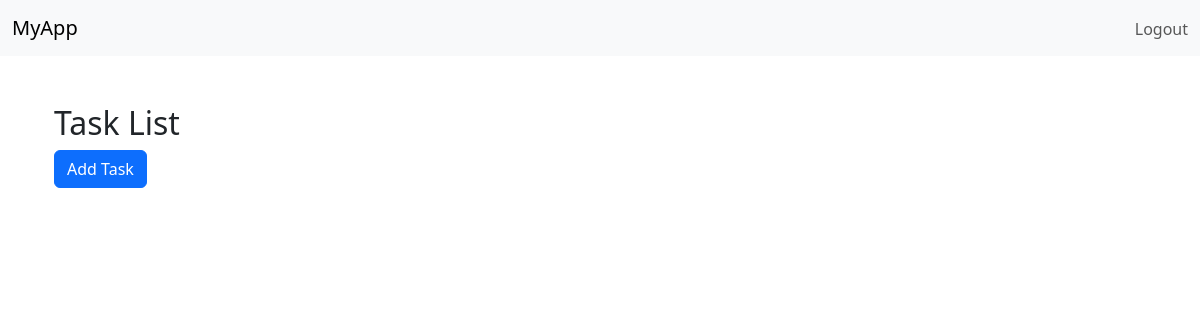
The app's page /tasks/ (signed in), older data.
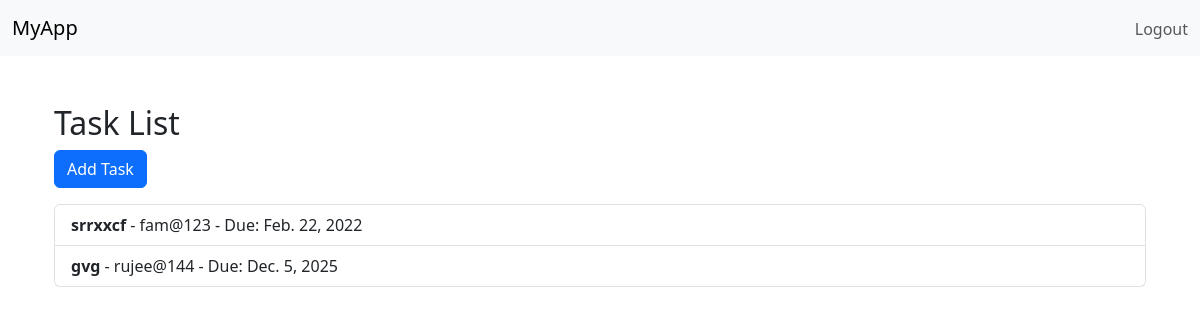
The same page, newer data.
### accounts/models.py (models this page shows, shortened)
class Task(models.Model):
    title=models.CharField(max_length=100)
    description=models.TextField()
    due_date=models.DateField()
    assigned_to=models.ForeignKey(User, on_delete=models.CASCADE)

### accounts/views.py (the view)
# urls.py: path('tasks/', views.task_list, name='task_list'),
@login_required
def task_list(request):
    tasks = Task.objects.all()
    return render(request, 'task_list.html', {'tasks': tasks})

### accounts/templates/task_list.html
{% extends 'base.html' %}
{% block content %}
  <div class="container mt-5">
    <h2>Task List</h2>
    <a href="{% url 'add_task' %}" class="btn btn-primary mb-3">Add Task</a>
    <ul class="list-group">
      {% for task in tasks %}
        <li class="list-group-item">
          <strong>{{ task.title }}</strong> - {{ task.assigned_to.username }} - Due: {{ task.due_date }}
        </li>
      {% endfor %}
    </ul>
  </div>
{% endblock %}

### accounts/templates/base.html (shortened to what this page needs)
<!DOCTYPE html>
<html>
<head>
    <link href="https://cdn.jsdelivr.net/npm/bootstrap@5.3.0/dist/css/bootstrap.min.css" rel="stylesheet">
</head>
<body>
    <nav class="navbar navbar-expand-lg navbar-light bg-light">
      <div class="container-fluid">
        <a class="navbar-brand" href="#">MyApp</a>
        <div class="collapse navbar-collapse">
          <ul class="navbar-nav ms-auto">
            {% if user.is_authenticated %}
              <li class="nav-item">
                <form method="post" action="{% url 'logout' %}" style="display: inline;">
                  <button type="submit" class="btn btn-link nav-link" style="display: inline; padding: 0;">
                    Logout
                  </button>
                </form>
              </li>
            {% endif %}
          </ul>
        </div>
      </div>
    </nav>
    <div class="container mt-4">
        {% block content %}{% endblock %}
    </div>
</body>
</html>

Row changes from the older to the newer data that the page shows:
added Task: title "srrxxcf", assigned_to.username "fam@123", due_date "Feb. 22, 2022"
added Task: title "gvg", assigned_to.username "rujee@144", due_date "Dec. 5, 2025"
